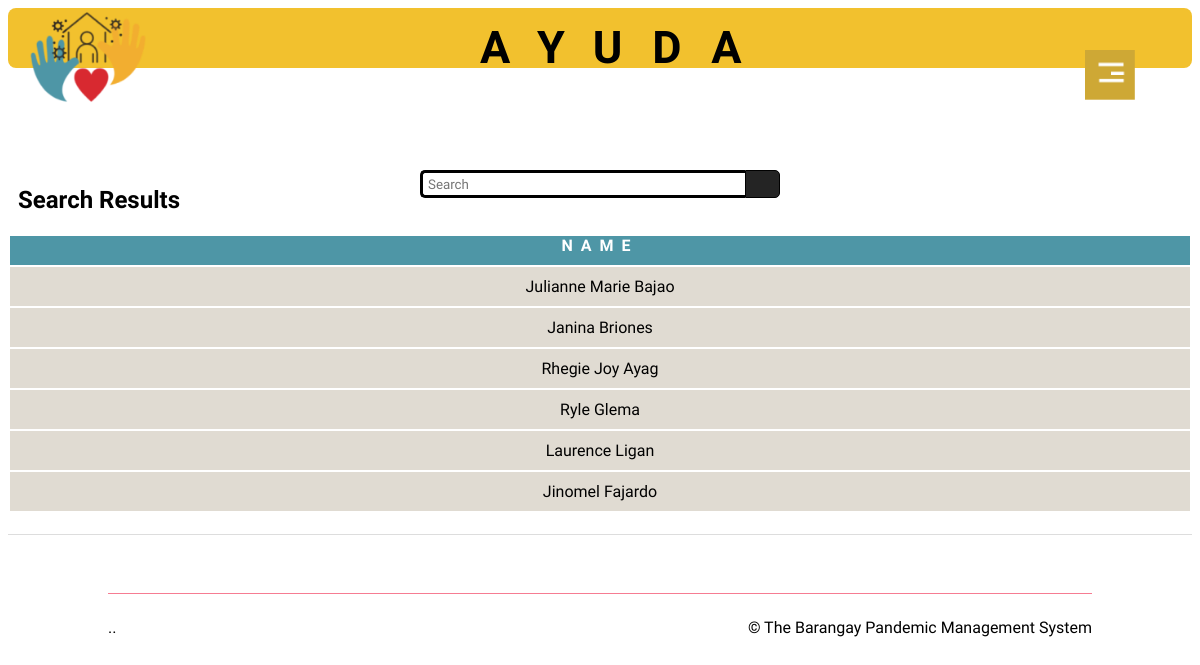
Screenshot of /aresult.php (signed in) with the database file from the repository.
### tables this page shows
CREATE TABLE `ayuda` (
  `ayudaID` int(11) NOT NULL,
  `userID` int(11) NOT NULL,
  `name2` varchar(50) NOT NULL,
  `amount` int(50) NOT NULL,
  `barangay` varchar(50) NOT NULL,
  `date_toclaim` varchar(50) NOT NULL,
  `date_claimed` varchar(50) NOT NULL
);

### session.php (called while the page is built, shortened)
<?php
	require 'Connection/db_conn.php';
	$query = $conn->query("SELECT * FROM `users` WHERE `userID` = '$_SESSION[userID]'") or die(mysqli_error());
	$fetch = $query->fetch_array();
	$purok2 = $fetch['purok'];
	$barangay = $fetch['barangay'];
?>

### aresult.php (the view, shortened to what this page needs)
<!DOCTYPE html>
<?php
	require 'session.php';
?>
<html>
<head>
	<link rel="stylesheet" href="ayuda.css">
</head>
<body>
	<section id="header">
		<div class="header-box">
			<img src="images/logo1.png" class="logo">
		</div>
	<form action="aresult.php" method="get">
	<div class="wrap">
   <div class="search">
      <input type="text" name="search" class="searchTerm" placeholder="Search">
      <button type="submit" class="searchButton">
     </button>
   </div>
</div>
</form>
		<div class="container">
			<div class="Ayuda">
				<h1>AYUDA</h1>
			</div>
		</div>
	</section>
	<img src="images/menu.png" id="menu">
<h2 id="title2">Search Results</h2>
<div class="scrollable">
<table class="table2">
	 <tbody>
	 				<th>NAME</th>
					<?php
						require 'Connection/db_conn.php';
						$search = $_GET['search'];
						$query = $conn->query("SELECT ayuda.name2 FROM `ayuda` WHERE EXISTS (SELECT * FROM users WHERE userID = ayuda.userID AND fullname LIKE '%$search%' AND purok = ('$purok2') AND barangay = ('$barangay') OR userID = ayuda.userID AND userID LIKE  '%$search%' AND purok = ('$purok2') AND barangay = ('$barangay'));") or die(mysqli_error());
						while($fetch = $query->fetch_array()){
					?>
						<tr>
							<td><?php echo $fetch['name2']?></td>
						</tr>
					<?php
						}
					?>
					</tbody>
</table>
</div>
	<section id="footer">
	<div class="container footer-row">
		<hr>
		<div class="footer-left-col">
			<p>..</p>
		</div>
		<div class="footer-right-col">
			<p>© The Barangay Pandemic Management System</p>
		</div>
	</div>
</section>
</body>
</html>

### ayuda.css (style rules this page uses)
* { padding: 0; font-family: alata; }
.logo { width: 120px; margin-top: 0px; margin-left: 20px; }
.header-box { background-size: cover; height: 60px; background-color: #F2C12E; border-radius: 8px; margin-bottom: 10%; }
.Ayuda { width: 30%; position: absolute; left: 55%; top: 6%; transform: translate(-50%, -50%); font-size: 30px; letter-spacing: 30px; }
.container { margin-right: 100px; margin-left: 100px; }
.search { width: 100%; position: relative; display: flex; }
.searchTerm { width: 100%; border: 3px solid black; border-right: none; padding: 5px; height: 12px; border-radius: 5px 0 0 5px; outline: none; color: #9DBFAF; }
.searchButton { width: 40px; height: 28px; border: .5px solid black; background: #242424; text-align: center; color: #fff; border-radius: 0 5px 5px 0; cursor: pointer; font-size: 20px; }
.wrap { width: 30%; position: absolute; left: 50%; top: 23%; transform: translate(-50%, -50%); }
#menu { width: 50px; position: fixed; right: 65px; top: 50px; z-index: 2; cursor: pointer; }
.table1 th, td { text-align: center; padding-top: 10px; padding-bottom: 10px; }
#title2 { margin-left: 10px; }
.table2 { width: 100%; }
.table2 th { align-content: center; letter-spacing: 8px; padding-bottom: 10px; }
.table2 td { background-color: #E0DBD2; }
.scrollable { height: 300px; overflow-y: scroll; border-bottom: 1px solid #ddd; }
.scrollable th { color: white; font-stretch: 3%; background: #4E96A6; z-index: 2; top: 0; }
#footer { padding: 50px 0 30px; }
hr { width: 100%; border: 0; border-top: 1px solid #f67c92; }
.footer-row { display: flex; align-items: center; justify-content: space-between; flex-wrap: wrap; }
.footer-left-col { flex-basis: 50%; }

### rows the page displays
ayuda: name2 "Julianne Marie Bajao"
ayuda: name2 "Janina Briones"
ayuda: name2 "Rhegie Joy Ayag"
ayuda: name2 "Ryle Glema"
ayuda: name2 "Laurence Ligan"
ayuda: name2 "Jinomel Fajardo"
